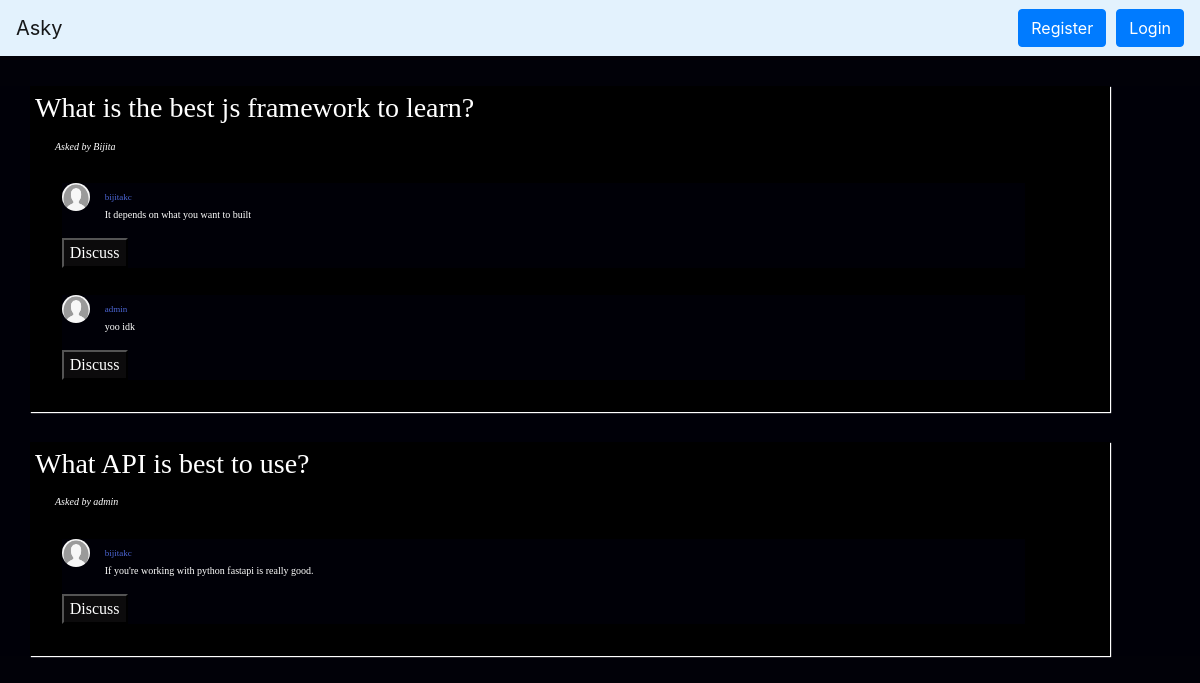
/chat/, run on an earlier commit of the app's database.
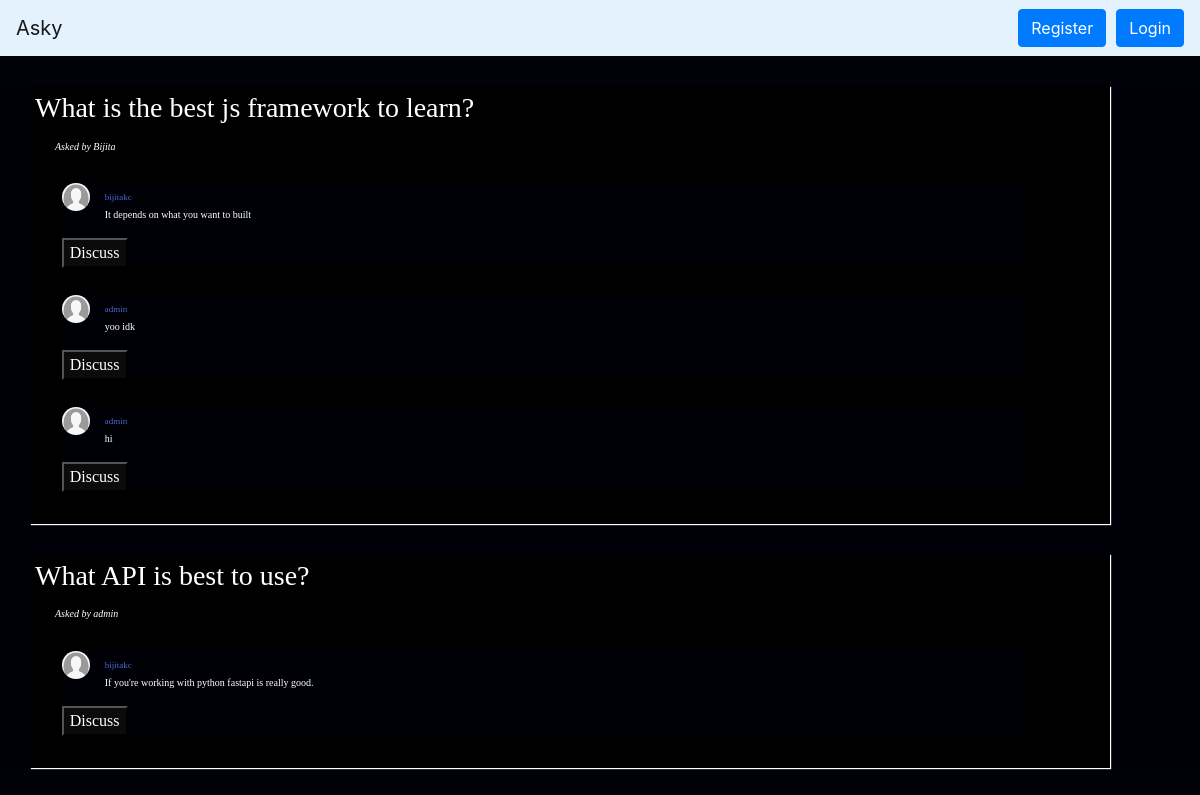
And on a later commit of the database.
### chat/models.py (models this page shows, shortened)
class Post(models.Model):
    question = models.TextField()
    created_at = models.DateTimeField(auto_now_add = True)
    created_by = models.ForeignKey(User,on_delete=models.CASCADE)

class Answer(models.Model):
    post = models.ForeignKey(Post,on_delete=models.CASCADE)
    answer = models.TextField()
    created_by = models.ForeignKey(User,on_delete=models.CASCADE,null=True)

### user/models.py (models this page shows)
class CustomUser(AbstractUser):
    GENDER_CHOICES=(
        ('M','M'),
        ('F','F'),
        ('O','0')
    )
    gender=models.CharField(max_length=1)
    bio=models.TextField()
    REQUIRED_FIELDS=[]
    def __str__(self):
        return self.username
    class Meta:
        verbose_name="CustomUser"
        verbose_name_plural="CustomUsers"

### chat/views.py (the view)
# urls.py: path('',views.index,name="index"),
def index(request):
    if request.method=="POST":
        try:
            nq = request.POST.get('newqn')
            print(request.user.username)
            ins = Post(question = nq, created_by = request.user)
            ins.save()
        except Exception:
            post=request.POST.get('post')
            username=request.POST.get('username')
            answer=request.POST.get('answer')
            p=Post.objects.get(id=post)
            u=User.objects.get(username=username)
            ins=Answer(post=p,answer=answer,created_by=u)
            ins.save()
        return redirect('chat:index')
    else:
        posts = Post.objects.filter()
        answer = Answer.objects.filter()
        usernames=User.objects.only("username")
        rooms=Room.objects.order_by("created_at")
        available_rooms = Room.objects.filter()
        return render(request,'chat/index.html',{"rooms":rooms,
            "usernames":usernames,"posts":posts,"answers":answer,"available_rooms":available_rooms})

### chat/templates/chat/index.html (shortened to what this page needs)
{% extends 'chat/base.html'%}
{%load static%}
{% block maincontent %}
    {% for q in posts %}
        <div class="wholecard" >
            <h3>{{q.question}}</h3>
            <i style="font-size: 10px;margin-left: 20px;">Asked by {{q.created_by}}</i>
                {% for a in answers %}
                    {% if a.post.id == q.id %}
                    <div class="answercard" >
                        <img src="{% static 'chat/img/user.png' %}" style="height: 28px;width: 28px;border-radius:30px; margin-right: 15px;float: left;">
                        <div class="ansin" >
                            <span style="color:rgb(75, 101, 212);font-size: 9px;">{{a.created_by}}</span>
                            <p style="font-size: 10px;">{{a.answer}}</p></div>
                        <button  style="color: white;background-color: rgba(15, 14, 14, 0.856);"  onclick="roombuild('{{a.id}}')">Discuss</button>
                    </div>
                    {% endif %}
                {% endfor %}
        </div>
    {% endfor %}
 {% endblock %}

What changed in the data, as far as the page shows it:
added Answer: created_by "admin", answer "hi", shown under Post "What is the best js framework to learn?"
